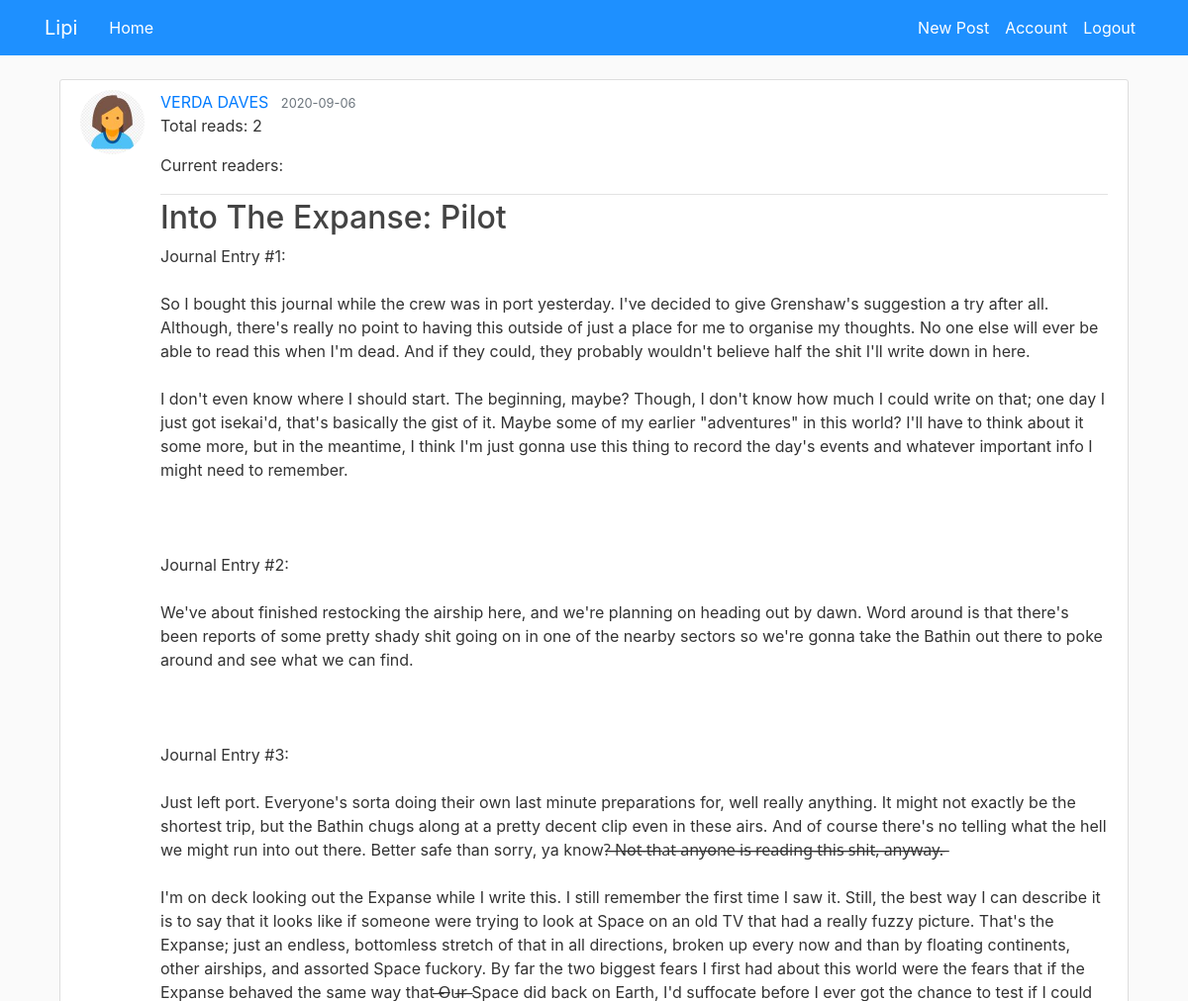
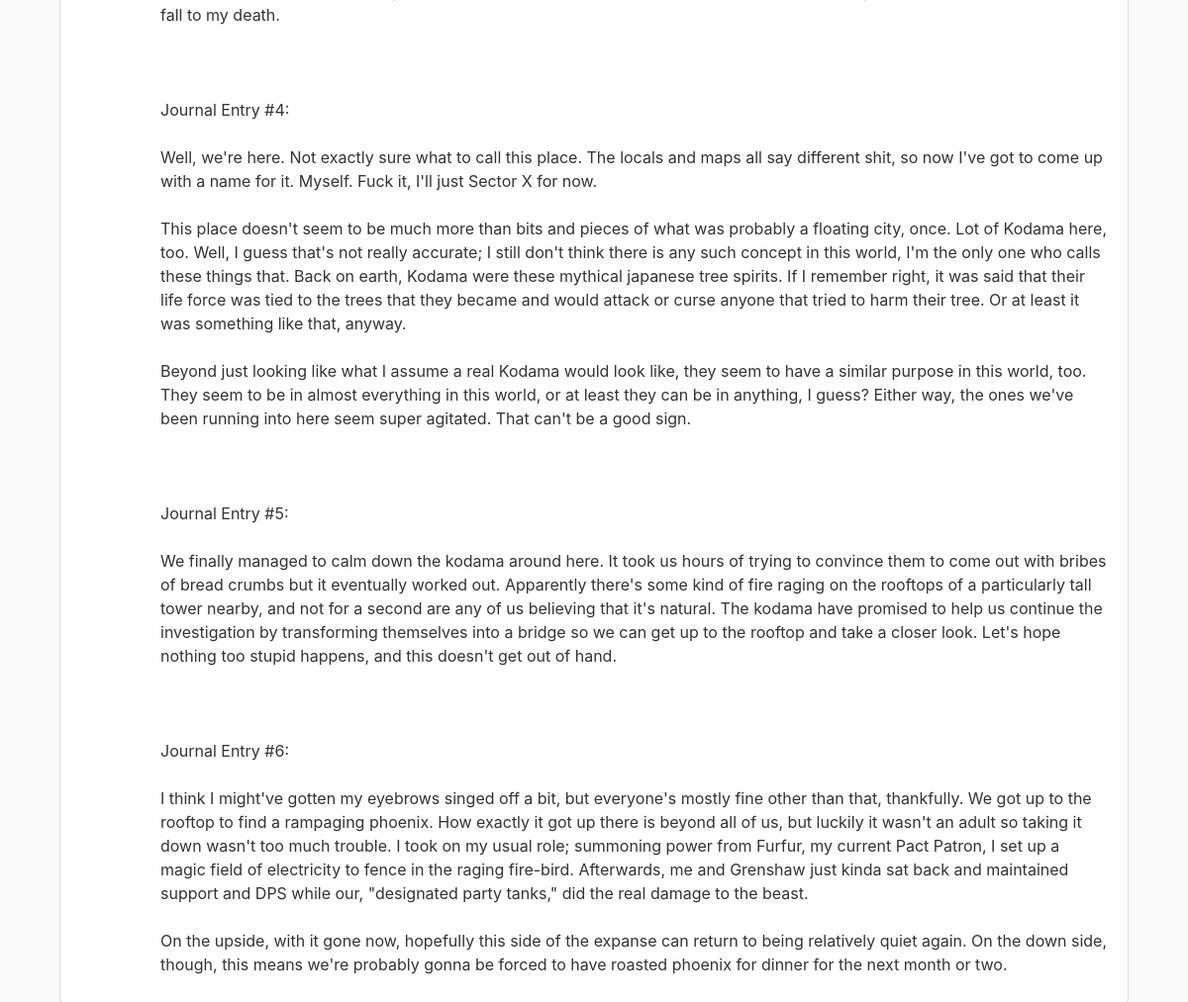
The app's page /post/2 (signed in) with its own data (2 pictures, top to bottom).
### flaskblog/models.py (models this page shows, shortened)
class User(db.Model, UserMixin):
    id = db.Column(db.Integer, primary_key=True)
    username = db.Column(db.String(20), unique=True, nullable=False)
    email = db.Column(db.String(120), unique=True, nullable=False)
    image_file = db.Column(db.String(20), nullable=False, default='default.jpg')
    password = db.Column(db.String(60), nullable=False)
    posts = db.relationship('Post', backref='author', lazy=True)
    current_url = db.Column(db.String(100), default='')

class Post(db.Model):
    id = db.Column(db.Integer, primary_key=True)
    title = db.Column(db.String(100), nullable=False)
    date_posted = db.Column(db.DateTime, nullable=False, default=datetime.utcnow)
    content = db.Column(db.Text, nullable=False)
    user_id = db.Column(db.Integer, db.ForeignKey('user.id'), nullable=False)
    total_views = db.Column(db.Integer, default=0)
    usernames = db.Column(db.String(2000), default='')

### flaskblog/posts/routes.py (the view)
@posts.route("/post/<int:post_id>")
@login_required
def post(post_id):
    post = Post.query.get_or_404(post_id)
    if current_user.username not in post.usernames.split(','):
        post.total_views += 1
        post.usernames += current_user.username + ','
    current_user.current_url = "/post/" + str(post_id)
    db.session.commit()
    current_view = 100
    return render_template('post.html', title=post.title, post=post, total_views = post.total_views, current_views= current_view)

### flaskblog/models.py (called while the page is built)
@login_manager.user_loader
def load_user(user_id):
    return User.query.get(int(user_id))

### flaskblog/templates/post.html (shortened to what this page needs)
{% extends "layout.html" %}
{% block content %}
  <article class="media content-section">
    <img class="rounded-circle article-img" src="{{ url_for('static', filename='profile_pics/' + post.author.image_file) }}">
    <div class="media-body">
      <div class="article-metadata">
        <a class="mr-2" href="{{ url_for('users.user_posts', username=post.author.username) }}">{{ post.author.username }}</a>
        <small class="text-muted">{{ post.date_posted.strftime('%Y-%m-%d') }}</small>
          <div>
            <p class="article-content">Total reads: {{ post.total_views }}</p>
        <p >Current readers:  </p>
          </div>
      </div>
      <h2 class="article-title">{{ post.title }}</h2>
      <p class="article-content">{{ post.content }}</p>
    </div>
  </article>
{% endblock content %}

### flaskblog/static/main.css (style rules this page uses)
body { background: #fafafa; color: #333333; margin-top: 5rem; }
h1, h2, h3, h4, h5, h6 { color: #444444; }
.content-section { background: #ffffff; padding: 10px 20px; border: 1px solid #dddddd; border-radius: 3px; margin-bottom: 20px; }
.article-title { color: #444444; }
.article-content { white-space: pre-line; }
.article-img { height: 65px; width: 65px; margin-right: 16px; }
.article-metadata { padding-bottom: 1px; margin-bottom: 4px; border-bottom: 1px solid #e3e3e3 }

### records on screen
User: image_file (picture), author.username "VERDA DAVES"
Post: date_posted "2020-09-06", total_views "2", title "Into The Expanse: Pilot", content "Journal Entry #1: So I bought this journal while the crew was in port yesterday. I've decided to give Grenshaw's suggestion a try after all. Although, there's really no point to having this outside of just a place for me to organise my thoughts. No one else will ever be able to read this when I'm dead. And if they could, they probably wouldn't believe half the shit I'll write down in here. I don't even know where I should start. The beginning, maybe? Though, I don't know how much I could write on that; one day I just got isekai'd, that's basically the gist of it. Maybe some of my earlier \"adventures\" in this world? I'll have to think about it some more, but in the meantime, I think I'm just…"
